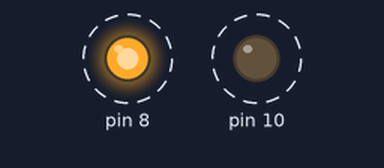
Simulated run of this sketch. Board: Arduino Uno, built with avr-gcc and run on an emulated ATmega328P. On the bench: output pins drawn as LEDs (lit = HIGH). Dashed ring = blinking.

Above: at 0.5 s.
Timing chart, 0 to 4.6 s (numbered marks = the images above):
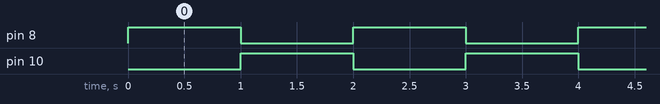

Measured:
- by itself, pin 8, pin 10: alternates HIGH for 1.0 s and LOW for 1.0 s
- by itself, everything shown: repeats every 2.0 s, in 3 steps

The sketch:

wechselblinker.ino
```cpp
  void setup() {
  pinMode(8, OUTPUT);
  pinMode(10, OUTPUT);
}

  void loop() {
  digitalWrite(8, HIGH);
  delay(1000);
  digitalWrite(10, HIGH);
  digitalWrite(8, LOW);
  delay(1000);
  digitalWrite(10, LOW);
 }
```

HelloWord.c
```cpp
#include<stdio.h>
#include<stdlib.h>

int main(void)
{
    long long foo = 1;
    while(1)
    {
      printf("%lli: HEY LINDAjseklfnsejfsfsfsfsfsfffsfsdfsfsfsdfsdfsfsdfsdfsfsdfsfsdfk\n", foo);
      ++foo;
    }
    return 0;
}
```
